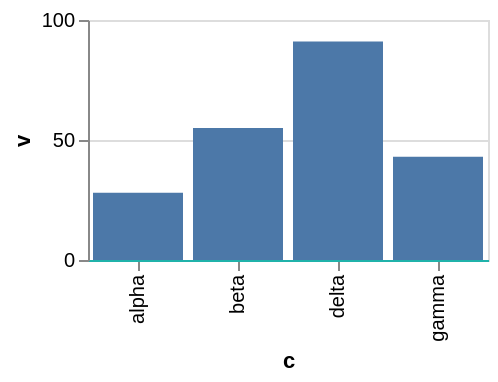

Vega-Lite specification stored for this chart:
### Vega-Lite specification from a JSON file in a GitHub repository (floating-point values rounded to 4 significant figures)
{"$schema": "https://vega.github.io/schema/vega-lite/v6.json", "width": 200, "height": 120, "data": {"values": [{"c": "alpha", "v": 28, "w": 3, "t": "2024-01-07"}, {"c": "beta", "v": 55, "w": 7, "t": "2024-03-19"}, {"c": "gamma", "v": 43, "w": 5, "t": "2024-06-02"}, {"c": "delta", "v": 91, "w": 9, "t": "2024-09-11"}]}, "mark": "bar", "encoding": {"x": {"field": "c", "type": "nominal"}, "y": {"field": "v", "type": "quantitative"}}, "config": {"axisX": {"domainColor": "lightseagreen"}}}
